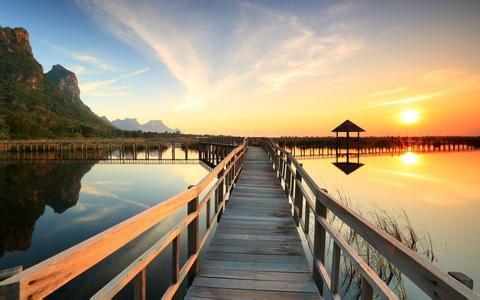
//> input picture OpenCV_Sample/Open_2/bitmap.png, 480 x 300 px
$ ./main   (built with g++ and OpenCV 4)
//> lines starting //> are read from the running program, lines starting //| are printed output that depends on the picture
//加载本地图片并且旋转

#include<stdio.h>
#include <opencv2\opencv.hpp>
#include <opencv2\core\core.hpp>

using namespace cv;
using namespace std;

int main(int argc,char*argv[])
{
	namedWindow("Show");

	Mat m_image;

	m_image = imread("bitmap.png",1);
//> m_image is the input picture: 300 rows x 480 cols, CV_8UC3; mean B, G, R 116.3, 140, 153.7

	Mat m_image_flip_level;

	flip(m_image,m_image_flip_level,1);
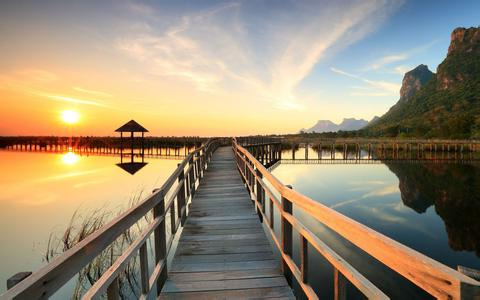
//> m_image_flip_level: 300 rows x 480 cols, CV_8UC3; mean B, G, R 116.3, 140, 153.7

	Mat m_image_flip_Vertical;

	flip(m_image,m_image_flip_Vertical,0);
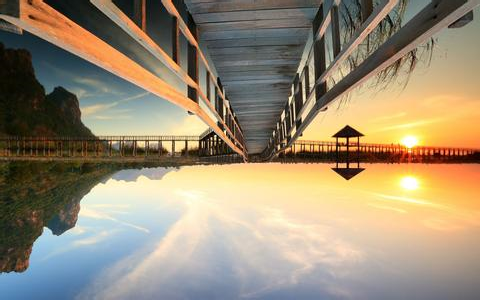
//> m_image_flip_Vertical: 300 rows x 480 cols, CV_8UC3; mean B, G, R 116.3, 140, 153.7

	imshow("Show",m_image);

	imshow("Flip_Level",m_image_flip_level);

	imshow("Flip_Vertical",m_image_flip_Vertical);

	imwrite("Write.png",m_image_flip_Vertical);

	waitKey(0);

	return 0;
}
